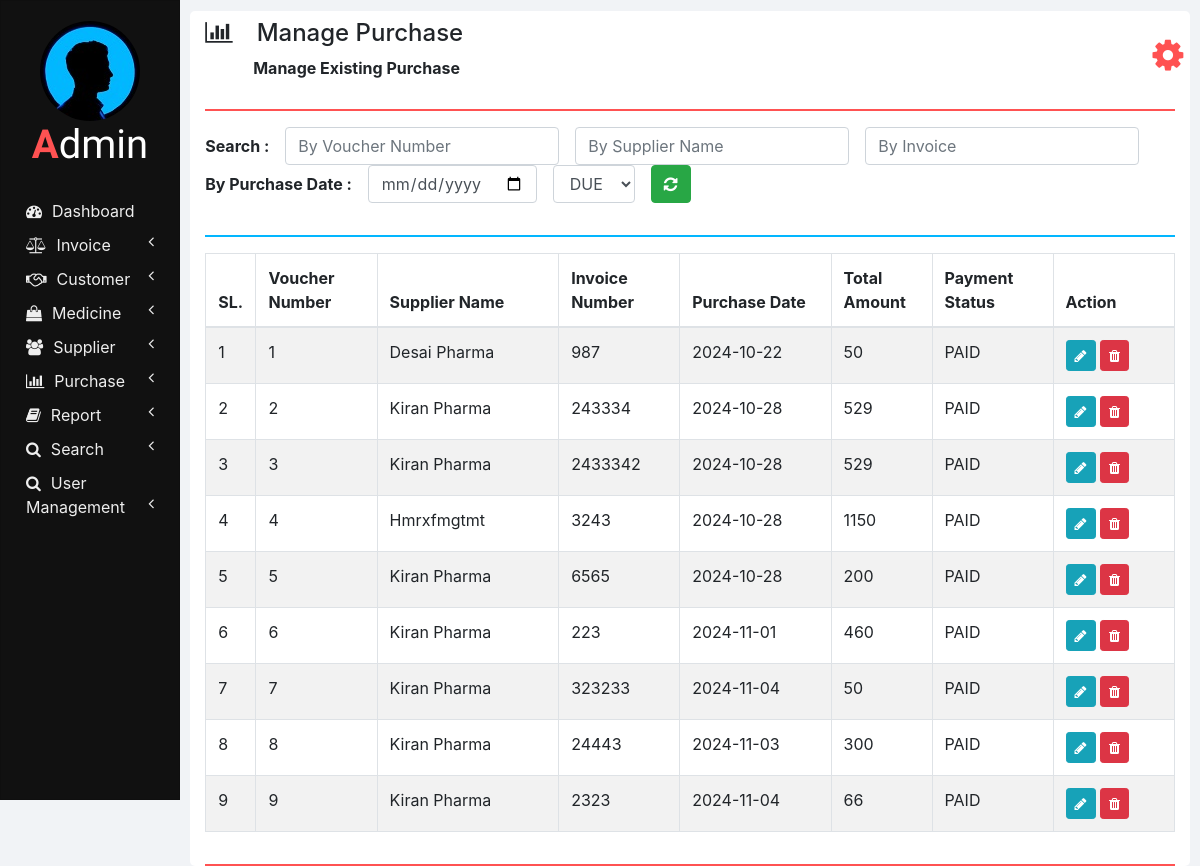
Before: /manage_purchase.php (signed in) with the older database file.
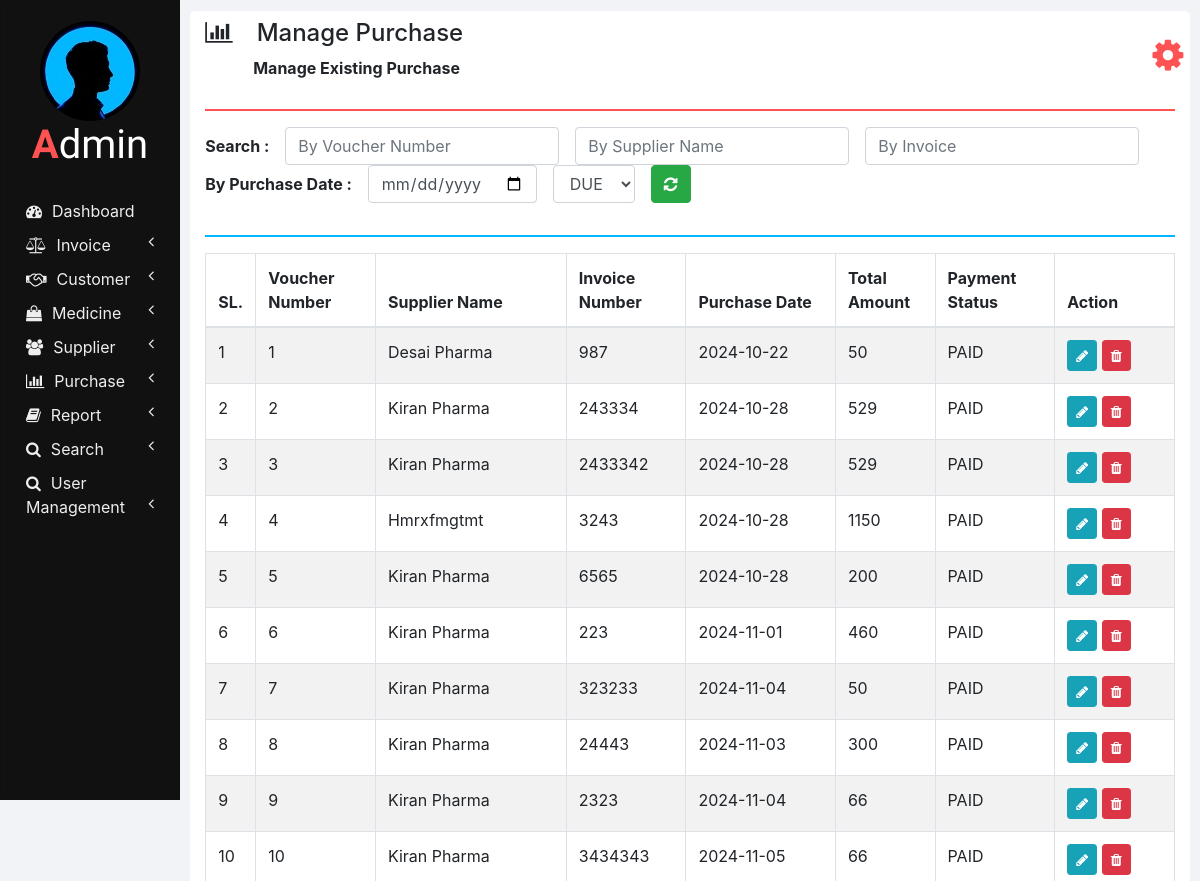
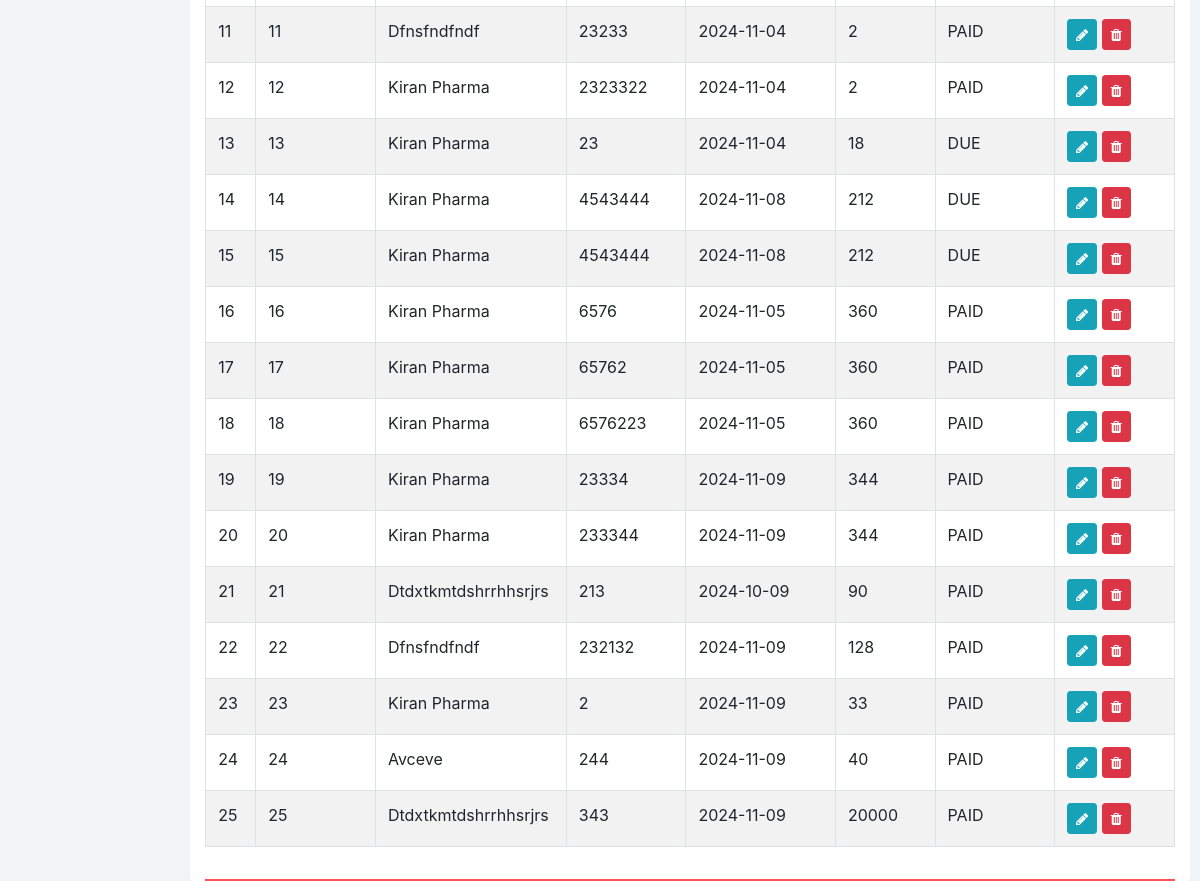
After: the same page with the newer database file (2 pictures, top to bottom).
### tables this page shows
CREATE TABLE `purchases` (
  `SUPPLIER_NAME` varchar(100) NOT NULL,
  `INVOICE_NUMBER` int(11) NOT NULL,
  `VOUCHER_NUMBER` int(11) NOT NULL,
  `PURCHASE_DATE` varchar(10) NOT NULL,
  `TOTAL_AMOUNT` double NOT NULL,
  `PAYMENT_STATUS` varchar(20) NOT NULL
);

### php/manage_purchase.php (the view, shortened to what this page needs)
<?php
  function showPurchases($id) {
    require "db_connection.php";
    if($con) {
      $seq_no = 0;
      $query = "SELECT * FROM purchases";
      $result = mysqli_query($con, $query);
      while($row = mysqli_fetch_array($result)) {
        $seq_no++;
        if($row['VOUCHER_NUMBER'] == $id)
          showEditOptionsRow($seq_no, $row);
        else
          showPurchaseRow($seq_no, $row);
      }
    }
  }
  function showPurchaseRow($seq_no, $row) {
    ?>
    <tr>
      <td><?php echo $seq_no; ?></td>
      <td><?php echo $row['VOUCHER_NUMBER']; ?></td>
      <td><?php echo $row['SUPPLIER_NAME'] ?></td>
      <td><?php echo $row['INVOICE_NUMBER']; ?></td>
      <td><?php echo $row['PURCHASE_DATE']; ?></td>
      <td><?php echo $row['TOTAL_AMOUNT']; ?></td>
      <td><?php echo $row['PAYMENT_STATUS']; ?></td>
      <td>
        <button href="" class="btn btn-info btn-sm" onclick="editPurchase(<?php echo $row['VOUCHER_NUMBER']; ?>);">
          <i class="fa fa-pencil"></i>
        </button>
        <button class="btn btn-danger btn-sm" onclick="deletePurchase(<?php echo $row['VOUCHER_NUMBER']; ?>);">
          <i class="fa fa-trash"></i>
        </button>
      </td>
    </tr>
    <?php
  }
  ?>

Changed rows visible on the page:
added purchases: seq_no "10", VOUCHER_NUMBER "10", SUPPLIER_NAME "Kiran Pharma", INVOICE_NUMBER "3434343", PURCHASE_DATE "2024-11-05", TOTAL_AMOUNT "66", PAYMENT_STATUS "PAID"
added purchases: seq_no "11", VOUCHER_NUMBER "11", SUPPLIER_NAME "Dfnsfndfndf", INVOICE_NUMBER "23233", PURCHASE_DATE "2024-11-04", TOTAL_AMOUNT "2", PAYMENT_STATUS "PAID"
added purchases: seq_no "12", VOUCHER_NUMBER "12", SUPPLIER_NAME "Kiran Pharma", INVOICE_NUMBER "2323322", PURCHASE_DATE "2024-11-04", TOTAL_AMOUNT "2", PAYMENT_STATUS "PAID"
added purchases: seq_no "13", VOUCHER_NUMBER "13", SUPPLIER_NAME "Kiran Pharma", INVOICE_NUMBER "23", PURCHASE_DATE "2024-11-04", TOTAL_AMOUNT "18", PAYMENT_STATUS "DUE"
added purchases: seq_no "14", VOUCHER_NUMBER "14", SUPPLIER_NAME "Kiran Pharma", INVOICE_NUMBER "4543444", PURCHASE_DATE "2024-11-08", TOTAL_AMOUNT "212", PAYMENT_STATUS "DUE"
added purchases: seq_no "15", VOUCHER_NUMBER "15", SUPPLIER_NAME "Kiran Pharma", INVOICE_NUMBER "4543444", PURCHASE_DATE "2024-11-08", TOTAL_AMOUNT "212", PAYMENT_STATUS "DUE"
added purchases: seq_no "16", VOUCHER_NUMBER "16", SUPPLIER_NAME "Kiran Pharma", INVOICE_NUMBER "6576", PURCHASE_DATE "2024-11-05", TOTAL_AMOUNT "360", PAYMENT_STATUS "PAID"
added purchases: seq_no "17", VOUCHER_NUMBER "17", SUPPLIER_NAME "Kiran Pharma", INVOICE_NUMBER "65762", PURCHASE_DATE "2024-11-05", TOTAL_AMOUNT "360", PAYMENT_STATUS "PAID"
added purchases: seq_no "18", VOUCHER_NUMBER "18", SUPPLIER_NAME "Kiran Pharma", INVOICE_NUMBER "6576223", PURCHASE_DATE "2024-11-05", TOTAL_AMOUNT "360", PAYMENT_STATUS "PAID"
added purchases: seq_no "19", VOUCHER_NUMBER "19", SUPPLIER_NAME "Kiran Pharma", INVOICE_NUMBER "23334", PURCHASE_DATE "2024-11-09", TOTAL_AMOUNT "344", PAYMENT_STATUS "PAID"
added purchases: seq_no "20", VOUCHER_NUMBER "20", SUPPLIER_NAME "Kiran Pharma", INVOICE_NUMBER "233344", PURCHASE_DATE "2024-11-09", TOTAL_AMOUNT "344", PAYMENT_STATUS "PAID"
added purchases: seq_no "21", VOUCHER_NUMBER "21", SUPPLIER_NAME "Dtdxtkmtdshrrhhsrjrs", INVOICE_NUMBER "213", PURCHASE_DATE "2024-10-09", TOTAL_AMOUNT "90", PAYMENT_STATUS "PAID"
added purchases: seq_no "22", VOUCHER_NUMBER "22", SUPPLIER_NAME "Dfnsfndfndf", INVOICE_NUMBER "232132", PURCHASE_DATE "2024-11-09", TOTAL_AMOUNT "128", PAYMENT_STATUS "PAID"
added purchases: seq_no "23", VOUCHER_NUMBER "23", SUPPLIER_NAME "Kiran Pharma", INVOICE_NUMBER "2", PURCHASE_DATE "2024-11-09", TOTAL_AMOUNT "33", PAYMENT_STATUS "PAID"
added purchases: seq_no "24", VOUCHER_NUMBER "24", SUPPLIER_NAME "Avceve", INVOICE_NUMBER "244", PURCHASE_DATE "2024-11-09", TOTAL_AMOUNT "40", PAYMENT_STATUS "PAID"
added purchases: seq_no "25", VOUCHER_NUMBER "25", SUPPLIER_NAME "Dtdxtkmtdshrrhhsrjrs", INVOICE_NUMBER "343", PURCHASE_DATE "2024-11-09", TOTAL_AMOUNT "20000", PAYMENT_STATUS "PAID"
